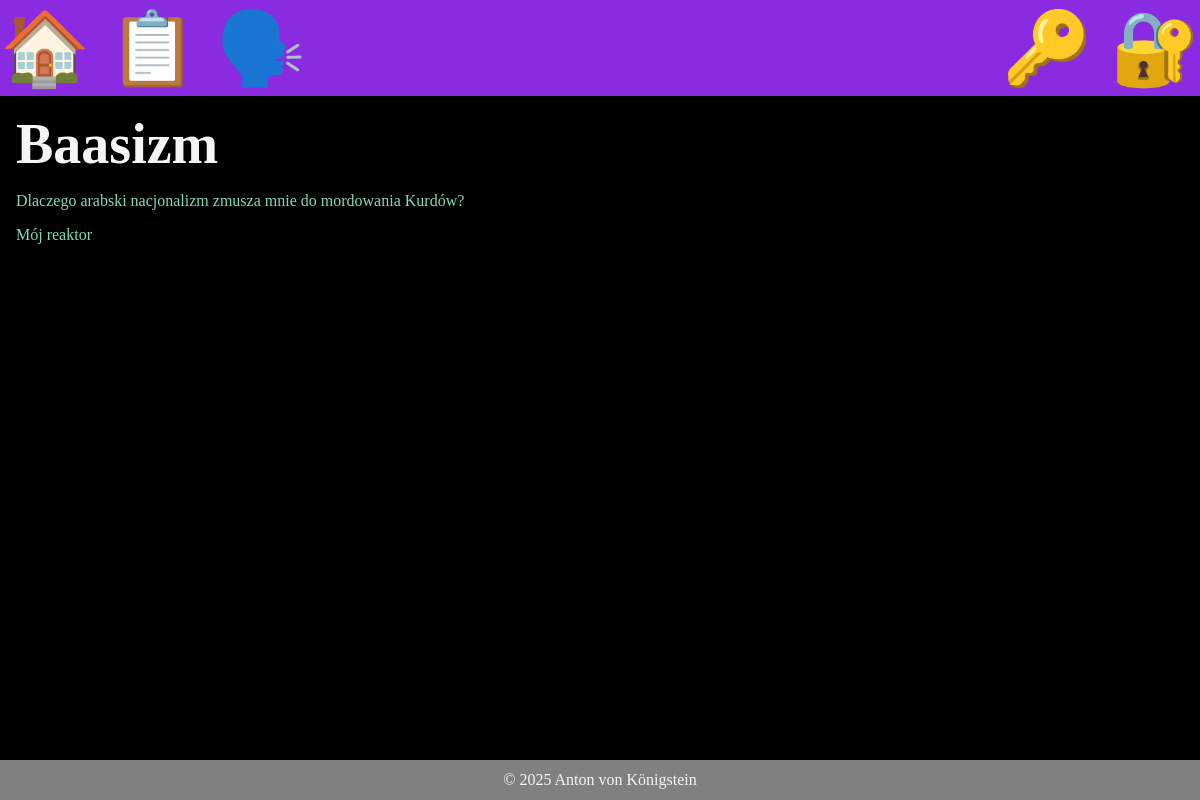
The page /blogs/baasizm on the database its author committed.
### blogs/models.py (models this page shows, shortened)
class Blog(models.Model):
    authors = models.ManyToManyField(User, related_name="authored_blogs")
    title = models.CharField(max_length=100, default="New Blog")
    slug = models.SlugField(unique=True, blank=True)

class Post(models.Model):
    blog = models.ForeignKey(Blog, related_name="posts", on_delete=models.CASCADE)
    title = models.CharField(max_length=100)
    content = models.TextField()
    slug = models.SlugField()
    date = models.DateTimeField(auto_now_add=True)

### blogs/views.py (the view)
# urls.py: path('<slug:slug>', views.blog_page, name="blog"),
def blog_page(request, slug):
    blog = Blog.objects.get(slug=slug)
    posts = blog.posts.all()
    in_authors = user_in_authors = request.user.is_authenticated and blog.authors.filter(username=request.user.username).exists()
    if request.method == 'POST':
        form=forms.CreatePost(request.POST, request.FILES)
        if form.is_valid():
            newpost = form.save(commit=False)
            newpost.blog = blog
            newpost.save()
            return redirect('blog', slug=blog.slug)
    else:
        form = forms.CreatePost()
    return render(request, 'blogs/blog_page.html', context = {'blog' : blog, 'posts' : posts, 'form' : form, 'in_authors': in_authors})

### blogs/templates/blogs/blog_page.html (shortened to what this page needs)
{% extends 'layout.html' %}
{% block content %}
    <section>
        <h1>{{ blog.title }}</h1>
        {% for post in posts %}
            <p>
                <a href = "{% url 'post' slug=blog.slug slug2=post.slug %}">
                    {{ post.title }}
                </a>
            </p>
        {% endfor %}
    </section>
{% endblock %}

### static/css/styles.css (style rules this page uses)
* { margin: 0; padding: 0; box-sizing: border-box; }
body { min-height: 100vh; display: flex; flex-direction: column; background-color: black; color: whitesmoke; font-size: 3rem; }
section { display: flex; flex-flow: column; gap: 1rem; }
h1 { font-size: 3.5rem; }
p { font-size: 1rem; }
a { text-decoration: none; color: #81dbb8; }

### rows shown on the page
Blog: title "Baasizm"
Post: title "Dlaczego arabski nacjonalizm zmusza mnie do mordowania Kurdów?"
Post: title "Mój reaktor"
